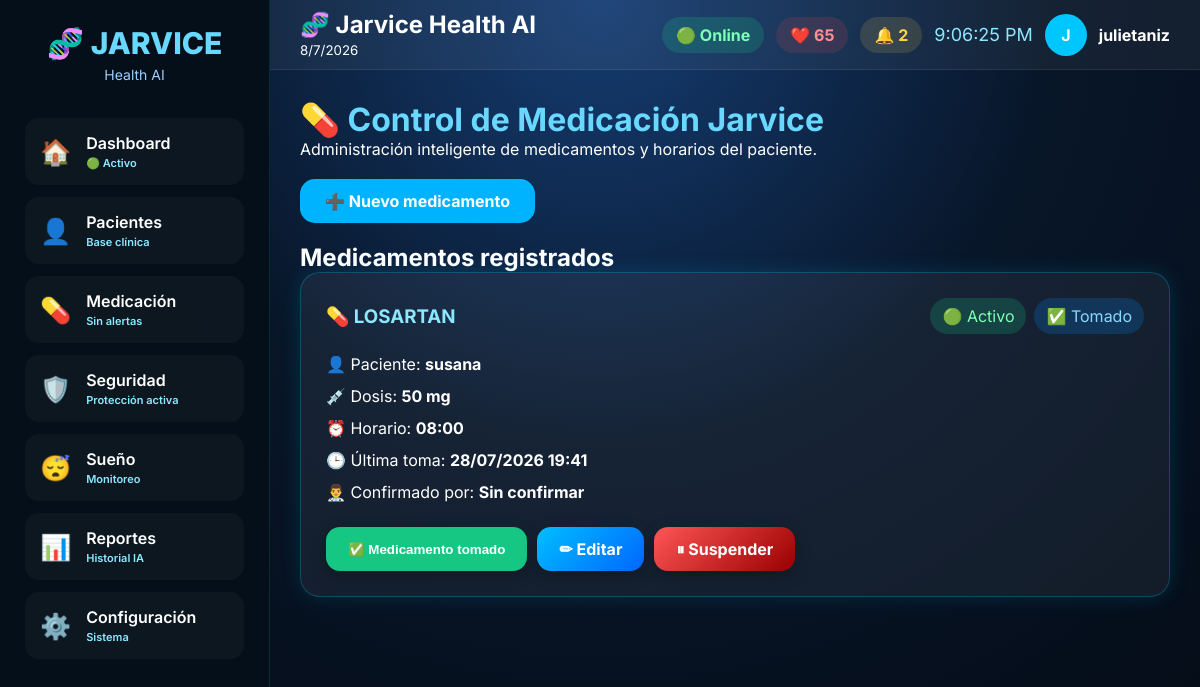
/medicacion/ (signed in), run on an earlier commit of the app's database.
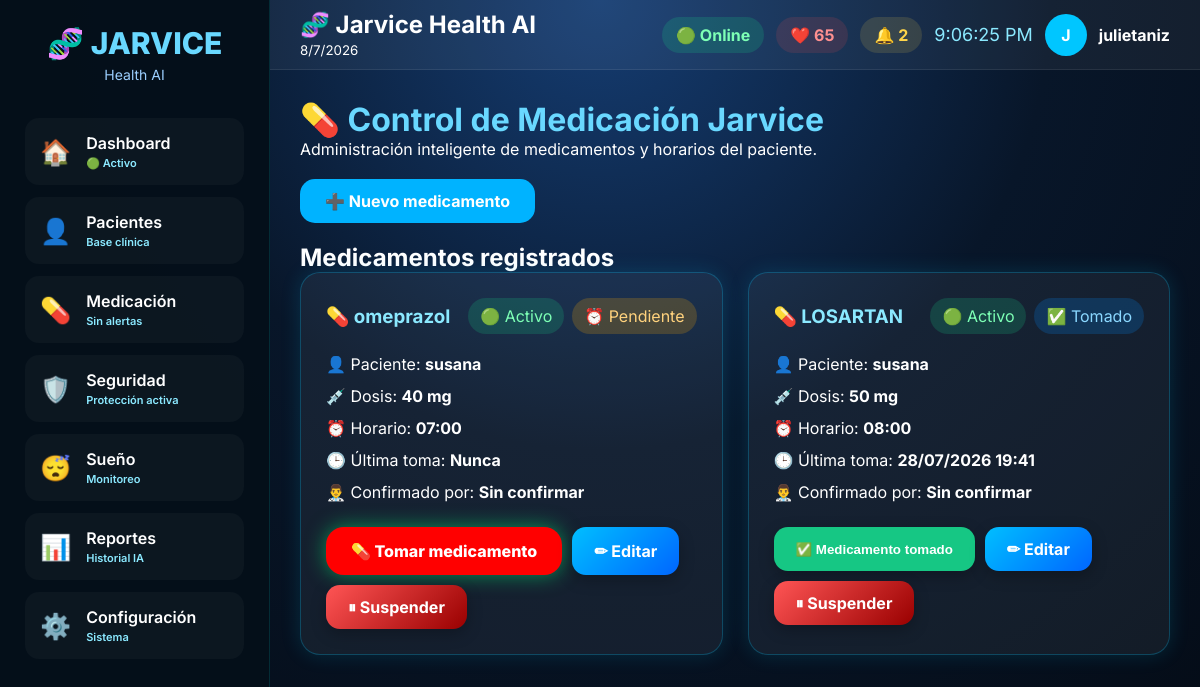
And on a later commit of the database.
### mi_app_salud/models.py (models this page shows, shortened)
class Medicacion(models.Model):
    paciente = models.ForeignKey(
        Paciente,
        on_delete=models.CASCADE,
        related_name="medicaciones"
    )
    nombre = models.CharField(max_length=100)
    dosis = models.CharField(max_length=50)
    horario = models.TimeField()
    activo = models.BooleanField(default=True)
    tomado = models.BooleanField(default=False)
    fecha_ultima_toma = models.DateTimeField(
        null=True,
        blank=True
    )
    confirmado_por = models.ForeignKey(
        User,
        on_delete=models.SET_NULL,
        null=True,
        blank=True
    )

class Paciente(models.Model):
    SEXOS = [
        ("F", "Femenino"),
        ("M", "Masculino"),
        ("O", "Otro"),
    ]
    nombre = models.CharField(max_length=100)
    apellido = models.CharField(max_length=100)
    historia_clinica = models.CharField(
    max_length=20,
    unique=True,
    blank=True,
    null=True
)
    dni = models.CharField(
        max_length=20,
        unique=True,
        blank=True,
        null=True
    )
    edad = models.PositiveIntegerField()
    fecha_nacimiento = models.DateField(
        blank=True,
        null=True
    )
    sexo = models.CharField(
        max_length=1,
        choices=SEXOS,
        blank=True
    )
    grupo_sanguineo = models.CharField(
        max_length=5,
        blank=True
    )
    peso = models.DecimalField(
        max_digits=5,
        decimal_places=2,
        blank=True,
        null=True
    )
    altura = models.DecimalField(
        max_digits=4,
        decimal_places=2,
        blank=True,
        null=True
    )
    alergias = models.TextField(
        blank=True
    )
    enfermedades = models.TextField(
        blank=True
    )
    telefono = models.CharField(
        max_length=30,
        blank=True
    )
    direccion = models.TextField(
        blank=True
    )
    contacto_emergencia = models.CharField(
        max_length=150,
        blank=True
    )
    telefono_emergencia = models.CharField(
        max_length=30,
        blank=True
    )
    medico_cabecera = models.CharField(
        max_length=150,
        blank=True
    )
    observaciones = models.TextField(
        blank=True
    )
    fecha_creacion = models.DateTimeField(
        auto_now_add=True
    )

### mi_app_salud/views.py (the view)
@login_required
def medicacion(request):
    medicamentos = (
        Medicacion.objects
        .select_related("paciente", "confirmado_por")
        .order_by("horario")
    )
    return render(
        request,
        "mi_app_salud/medicacion.html",
        {
            "medicamentos": medicamentos
        }
    )

### mi_app_salud/templates/mi_app_salud/medicacion.html (shortened to what this page needs)
{% extends "mi_app_salud/base.html" %}
{% block contenido %}
<div class="medicacion-panel">
    <div class="titulo">
        <h1>💊 Control de Medicación Jarvice</h1>
        <p>Administración inteligente de medicamentos y horarios del paciente.</p>
    </div>
    <div class="acciones">
        <a href="{% url 'crear_medicacion' %}" class="btn-agregar">
            ➕ Nuevo medicamento
        </a>
    </div>
    <h2>Medicamentos registrados</h2>
    <div class="medicamentos-grid">
        {% for medicamento in medicamentos %}
        <div class="med-card">
            <div class="med-header">
                <h3>💊 {{ medicamento.nombre }}</h3>
                <div class="estados">
                    {% if medicamento.activo %}
                        <span class="activo">🟢 Activo</span>
                    {% else %}
                        <span class="suspendido">🔴 Suspendido</span>
                    {% endif %}
                    {% if medicamento.tomado %}
                        <span class="tomado">✅ Tomado</span>
                    {% else %}
                        <span class="pendiente">⏰ Pendiente</span>
                    {% endif %}
                </div>
            </div>
            <div class="dato">
                👤 Paciente:
                <strong>{{ medicamento.paciente.nombre }}</strong>
            </div>
            <div class="dato">
                💉 Dosis:
                <strong>{{ medicamento.dosis }}</strong>
            </div>
            <div class="dato">
                ⏰ Horario:
                <strong>{{ medicamento.horario }}</strong>
            </div>
            <div class="dato">
                🕒 Última toma:
                <strong>
                    {% if medicamento.fecha_ultima_toma %}
                        {{ medicamento.fecha_ultima_toma|date:"d/m/Y H:i" }}
                    {% else %}
                        Nunca
                    {% endif %}
                </strong>
            </div>
            <div class="dato">
                👨‍⚕️ Confirmado por:
                <strong>
                    {% if medicamento.confirmado_por %}
                        {{ medicamento.confirmado_por.username }}
                    {% else %}
                        Sin confirmar
                    {% endif %}
                </strong>
            </div>
            <div class="botones">
                {% if medicamento.tomado %}
                    <button class="tomado" disabled>
                        ✅ Medicamento tomado
                    </button>
                {% else %}
                    <a href="{% url 'tomar_medicacion' medicamento.id %}" class="btn-tomar">
                        💊 Tomar medicamento
                                </a>
                        {% endif %}
                <a href="{% url 'editar_medicacion' medicamento.id %}" class="editar">
                    ✏ Editar
                </a>
                <a href="{% url 'cambiar_estado_medicacion' medicamento.id %}" class="eliminar">
                    {% if medicamento.activo %}
                        ⏸ Suspender
                    {% else %}
                        ▶ Reactivar
                    {% endif %}
                </a>
            </div>
        </div>
        {% empty %}
        <div class="sin-datos">
            No hay medicamentos registrados.
        </div>
        {% endfor %}
    </div>
</div>
{% endblock %}

### mi_app_salud/templates/mi_app_salud/base.html (shortened to what this page needs)
{% load static %}
<!DOCTYPE html>
<html lang="es">
<head>
<link rel="stylesheet" href="{% static 'mi_app_salud/css/base.css' %}">
</head>
<body>
<div class="sidebar">
<div class="logo">
<h1>🧬 JARVICE</h1>
<p>Health AI</p>
</div>
<div class="menu">
<a href="/" class="menu-item">
    <span>🏠</span>
    <div>
        Dashboard
        <small>🟢 Activo</small>
    </div>
</a>
<a href="/pacientes/" class="menu-item">
    <span>👤</span>
    <div>
        Pacientes
        <small>Base clínica</small>
    </div>
</a>
<a href="/medicacion/" class="menu-item">
    <span>💊</span>
    <div>
        Medicación
        <small id="med-alerta">Sin alertas</small>
    </div>
</a>
<a href="/seguridad/" class="menu-item">
    <span>🛡️</span>
    <div>
        Seguridad
        <small>Protección activa</small>
    </div>
</a>
<a href="/sueno/" class="menu-item">
    <span>😴</span>
    <div>
        Sueño
        <small>Monitoreo</small>
    </div>
</a>
<a href="/reportes/" class="menu-item">
    <span>📊</span>
    <div>
        Reportes
        <small>Historial IA</small>
    </div>
</a>
<a href="/configuracion/" class="menu-item">
    <span>⚙️</span>
    <div>
        Configuración
        <small>Sistema</small>
    </div>
</a>
</div>
</div>
<div class="main">
<div class="topbar">
    <div>
        <h2>🧬 Jarvice Health AI</h2>
        <small id="fecha"></small>
    </div>
    <div class="usuario">
        <div class="server">
            🟢 Online
        </div>
        <div class="pulso">
            ❤️ <span id="pulsoTop">78</span>
        </div>
        <div class="alerta">
            🔔 <span id="contadorAlertas">0</span>
        </div>
        <div class="reloj" id="reloj"></div>
        <div class="avatar">
            {{ request.user.username|first|upper }}
        </div>
        <strong>
            {{ request.user.username }}
        </strong>
    </div>
</div>
<div class="contenido">
{% block contenido %}
{% endblock %}
</div>
</div>
</body>
</html>

### mi_app_salud/static/mi_app_salud/css/base.css (style rules this page uses)
* { margin:0; padding:0; box-sizing:border-box; }
body { font-family:'Inter',sans-serif; background: radial-gradient(circle at top,#153d73 0%,#081629 45%,#040b15 100%); color:white; display:flex; min-height:100vh; }
.sidebar { width:270px; background:rgba(5,15,25,.96); border-right:1px solid rgba(0,255,255,.12); display:flex; flex-direction:column; padding:25px; }
.logo { text-align:center; margin-bottom:35px; }
.logo h1 { color:#69d8ff; font-size:30px; font-weight:800; }
.logo p { color:#9ccfff; font-size:14px; margin-top:5px; }
.btn-tomar { display: inline-flex; align-items: center; justify-content: center; padding: 10px 20px; background: #22c55e; color: white; border-radius: 12px; text-decoration: none; font-weight: 600; font-size: 15px; box-shadow: 0 4px 10px rgba(34,197,94,0.25); transition: all .25s ease; }

### mi_app_salud/templates/mi_app_salud/base.html (style rules this page uses)
.menu { display:flex; flex-direction:column; gap:12px; }
.menu a { text-decoration:none; color:white; padding:15px; border-radius:14px; transition:.3s; font-weight:600; }
.main { flex:1; display:flex; flex-direction:column; }
.topbar { height:70px; background:rgba(255,255,255,.05); display:flex; align-items:center; justify-content:space-between; padding:0 30px; border-bottom:1px solid rgba(255,255,255,.08); }
.server { background:#16c78433; color:#7dffb5; padding:8px 14px; border-radius:30px; font-weight:bold; }
.pulso { background:#ff4d4d22; color:#ff9090; padding:8px 14px; border-radius:30px; font-weight:bold; }
.alerta { background:#ffd54a22; color:#ffd54a; padding:8px 14px; border-radius:30px; font-weight:bold; }
.usuario { display:flex; align-items:center; gap:12px; }
.avatar { width:42px; height:42px; border-radius:50%; background:#00c6ff; display:flex; align-items:center; justify-content:center; font-weight:bold; }
.reloj { font-size:18px; color:#8be9ff; }
.contenido { padding:30px; }
.menu-item { display:flex; align-items:center; gap:15px; color:white; padding:15px; border-radius:16px; text-decoration:none; transition:.3s; background:rgba(255,255,255,.03); }
.menu-item span { font-size:25px; }
.menu-item div { display:flex; flex-direction:column; }
.menu-item small { font-size:11px; color:#8be9ff; margin-top:3px; }

What changed in the data, as far as the page shows it:
added Medicacion: nombre "omeprazol", activo "🟢 Activo", tomado "⏰ Pendiente", paciente.nombre "susana", dosis "40 mg", horario "07:00", shows "Nunca", shows "Sin confirmar"
